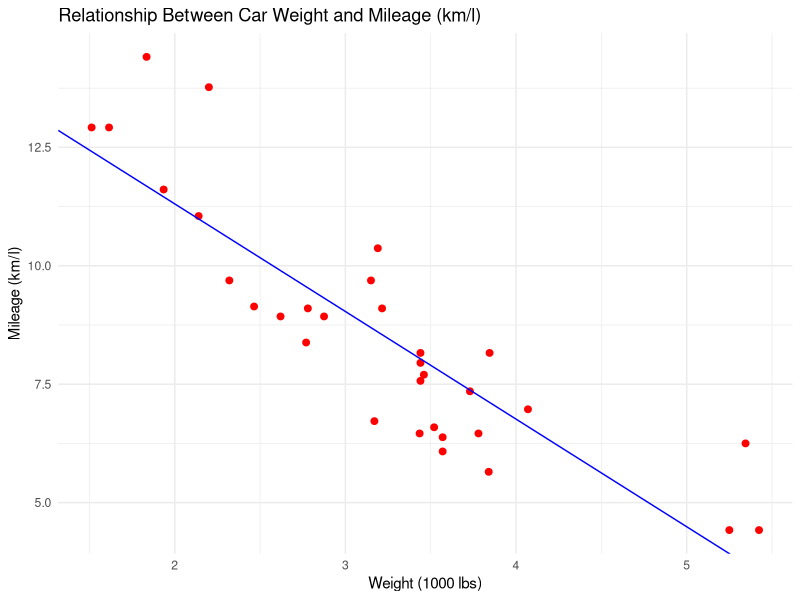

The R source for this figure:
## ---- chunk 1
#| warning: false

# Load necessary libraries

library(ggplot2)
library(dplyr)
## ---- chunk 2
# Convert mpg to km/l 

mtcars <- mtcars %>%
  mutate(kpl = round(mpg * 0.425144, 2))  
## ---- chunk 3
# Fit the linear regression model for kpl and weight

model <- lm(kpl ~ wt, data = mtcars)

## ---- chunk 4
# Get the summary of the model

summary(model)
## ---- chunk 5
# Create a scatter plot with the regression line for kpl

ggplot(mtcars, aes(x = wt, y = kpl)) +
    
  # Scatter plot of data points
  geom_point(color = "red", size = 2) + 

  # Regression line
  geom_abline(intercept = coef(model)[1], slope = coef(model)[2], 
              color = "blue") + 
  
  labs(title = "Relationship Between Car Weight and Mileage (km/l)",
       x = "Weight (1000 lbs)",
       y = "Mileage (km/l)") +
  theme_minimal()
## ---- chunk 6
# Calculate Pearson correlation between car weight (wt) and mileage (kpl)

pearson_correlation <- cor(mtcars$wt, mtcars$kpl)
pearson_correlation
## ---- chunk 7
# Calculate the square of the Pearson correlation

r_squared <- pearson_correlation^2
r_squared
